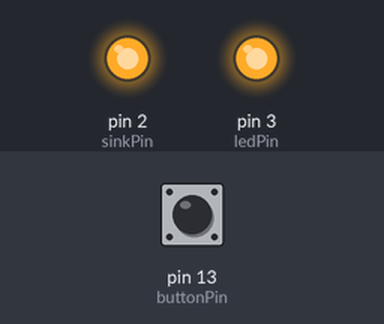
This sketch was run on a simulated Arduino Uno, built with avr-gcc and run on an emulated ATmega328P. On the bench: output pins drawn as LEDs (lit = HIGH). The inputs (shaded band) are chosen by the test bench; at power-on: pin 13 (buttonPin) HIGH.

Above: at 1.2 s.
1.3 s: pin 13 (buttonPin) pulled LOW for 3.2 s
At 1.9 s:
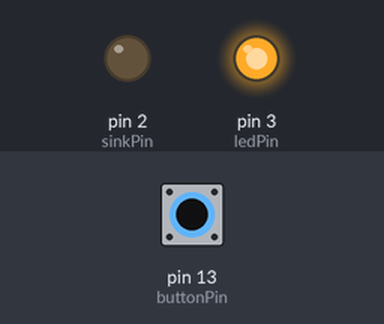
7.5 s: pin 13 (buttonPin) pulled LOW for 0.15 s
At 10.55 s:
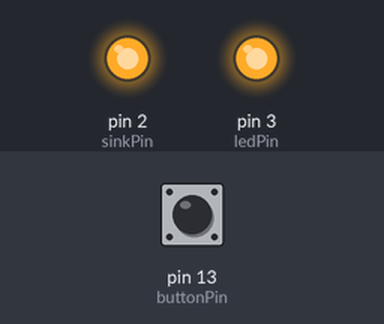
10.6 s: pin 13 (buttonPin) pulled LOW for 1 s
At 14.9 s:
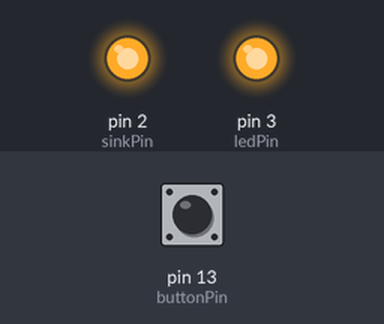
Timing chart, 0 to 16.4 s (numbered marks = the images above; inputs shaded):
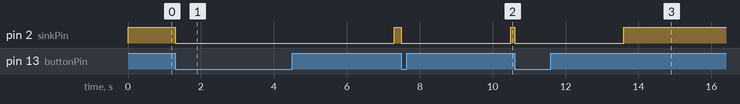

Measured:
- after the input at 1.3 s, pin 2 (sinkPin): HIGH → LOW at once, → HIGH 6.0 s later
- after the input at 7.5 s, pin 2 (sinkPin): HIGH → LOW at once, → HIGH 3.0 s later
- after the input at 10.6 s, pin 2 (sinkPin): HIGH → LOW at once, → HIGH 3.0 s later

The sketch:

voltageSinkTest.ino
```cpp
/*
This simple test is designed to test voltage sinking on an LED with an arduino Uno
to see if the board can take it and to see if it can be done.

Wiring:
With a breadboard, placed 1 momentary switch with 1 leg on pin 13, pulled high and
one leg to ground for maximum visibility using onboard LEDs.  For LED, useing pin 3
as 5v out set high with yellow LED connected, next 2 330 ohm resistors in prrallel
for 165 ohm total, then wired back to pin 2, which is also an output, set high.
Setting pin 2 low will "sink" voltage into ground, resulting in curent draw, and
lighting the LED. Sending voltage on both sides of the LED wont affect anything
since the LED is a diode.
*/

// constants won't change. They're used here to set pin numbers:
const int buttonPin = 13;  // the number of the pushbutton pin
const int ledPin = 3;    // the number of the LED pin
const int sinkPin = 2;    //the number of the pin to be pulled LOW

// variables will change:
int buttonState = 0;  // variable for reading the pushbutton status

void setup() {
  // initialize the LED pin as an output:
  pinMode(ledPin, OUTPUT);
  //set high to supply voltage for sinking
  digitalWrite(ledPin, HIGH);
  // initialize the pushbutton pin as an input starting high since it's wired to gnd.
  pinMode(buttonPin, INPUT_PULLUP);
  //initialize the sink pin
  pinMode(sinkPin, OUTPUT);
  //set sink pin high (the LED is a diode, so there is no risk.
  digitalWrite(sinkPin, HIGH);
}

void loop() {
  // read the state of the pushbutton value:
  buttonState = digitalRead(buttonPin);

  // check if the pushbutton is pressed. If it is, the buttonState is HIGH:
  if (buttonState == LOW) {
    // turn LED on:
    digitalWrite(sinkPin, LOW);
    //keep the LED on for a bit
    delay(3000);

    digitalWrite(sinkPin, HIGH);
  }
}
```
